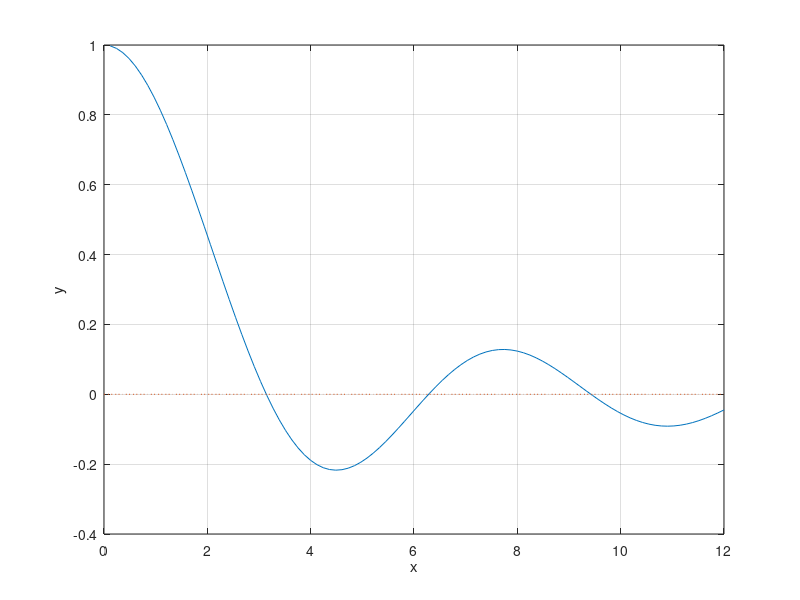

Write MATLAB code to recreate this figure. (Note: this script raises an error after producing the figure.)
a=0; 
b=12;
x=linspace(a,b,100);
h=0.001; 
iter =6; 
eps=0.001;
f=@(x)sin(x)./x;
y=f(x);
plot(x,f(x),x,x*0,':');
grid on;
xlabel('x');
ylabel('y');
hold on;
y_min=min(y); 
y_max=max(y);
if y_min<0 y_min=1.1*y_min; else y_min=0.9*y_min; end;
if y_max>0 y_max=1.1*y_max; else y_max=0.9*y_max; end;
y_lim=([y_min,y_max]);
z=ginput(1);
x1=z(1);
for i=1:iter
    yh=(f(x1+h)-f(x1))/h;
    x2=x1-f(x1)/yh;
    P=plot(x,f(x1)+yh*(x-x1),':',x1,f(x1),'*',x2,0,'*',x2,f(x2),'o');
    L=line([x2,x2],[0,f(x2)]);
    set(L,'LineStyle',':');
    x1=x2;
    if abs(f(x2))<eps break;
    end
    pause
    delete(P);
    delete(L);
end
hold off
